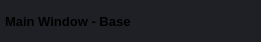
              <widget class="QFrame" name="frame_top_btns">
               <property name="maximumSize">
                <size>
                 <width>16777215</width>
                 <height>42</height>
                </size>
               </property>
               <property name="styleSheet">
                <string notr="true">background-color: rgba(27, 29, 35, 200)</string>
               </property>
               <property name="frameShape">
                <enum>QFrame::NoFrame</enum>
               </property>
               <property name="frameShadow">
                <enum>QFrame::Raised</enum>
               </property>
               <layout class="QHBoxLayout" name="horizontalLayout_4">
                <property name="spacing">
                 <number>0</number>
                </property>
                <property name="leftMargin">
                 <number>0</number>
                </property>
                <property name="topMargin">
                 <number>0</number>
                </property>
                <property name="rightMargin">
                 <number>0</number>
                </property>
                <property name="bottomMargin">
                 <number>0</number>
                </property>
                <item>
                 <widget class="QFrame" name="frame_label_top_btns">
                  <property name="sizePolicy">
                   <sizepolicy hsizetype="Expanding" vsizetype="Preferred">
                    <horstretch>0</horstretch>
                    <verstretch>0</verstretch>
                   </sizepolicy>
                  </property>
                  <property name="frameShape">
                   <enum>QFrame::NoFrame</enum>
                  </property>
                  <property name="frameShadow">
                   <enum>QFrame::Raised</enum>
                  </property>
                  <layout class="QHBoxLayout" name="horizontalLayout_10">
                   <property name="spacing">
                    <number>0</number>
                   </property>
                   <property name="leftMargin">
                    <number>5</number>
                   </property>
                   <property name="topMargin">
                    <number>0</number>
                   </property>
                   <property name="rightMargin">
                    <number>10</number>
                   </property>
                   <property name="bottomMargin">
                    <number>0</number>
                   </property>
                   <item>
                    <widget class="QFrame" name="frame_icon_top_bar">
                     <property name="maximumSize">
                      <size>
                       <width>30</width>
                       <height>30</height>
                      </size>
                     </property>
                     <property name="styleSheet">
                      <string notr="true">background: transparent;
background-image: url(:/16x16/icons/16x16/cil-terminal.png);
background-position: center;
background-repeat: no-repeat;
</string>
                     </property>
                     <property name="frameShape">
                      <enum>QFrame::StyledPanel</enum>
                     </property>
                     <property name="frameShadow">
                      <enum>QFrame::Raised</enum>
                     </property>
                    </widget>
                   </item>
                   <item>
                    <widget class="QLabel" name="label_title_bar_top">
                     <property name="font">
                      <font>
                       <family>Segoe UI</family>
                       <pointsize>10</pointsize>
                       <weight>75</weight>
                       <bold>true</bold>
                      </font>
                     </property>
                     <property name="styleSheet">
                      <string notr="true">background: transparent;
</string>
                     </property>
                     <property name="text">
                      <string>Main Window - Base</string>
                     </property>
                    </widget>
                   </item>
                  </layout>
                 </widget>
                </item>
                <item alignment="Qt::AlignRight">
                 <widget class="QFrame" name="frame_btns_right">
                  <property name="sizePolicy">
                   <sizepolicy hsizetype="Expanding" vsizetype="Preferred">
                    <horstretch>0</horstretch>
                    <verstretch>0</verstretch>
                   </sizepolicy>
                  </property>
                  <property name="maximumSize">
                   <size>
                    <width>120</width>
                    <height>16777215</height>
                   </size>
                  </property>
                  <property name="frameShape">
                   <enum>QFrame::NoFrame</enum>
                  </property>
                  <property name="frameShadow">
                   <enum>QFrame::Raised</enum>
                  </property>
                  <layout class="QHBoxLayout" name="horizontalLayout_5">
                   <property name="spacing">
                    <number>0</number>
                   </property>
                   <property name="leftMargin">
                    <number>0</number>
                   </property>
                   <property name="topMargin">
                    <number>0</number>
                   </property>
                   <property name="rightMargin">
                    <number>0</number>
                   </property>
                   <property name="bottomMargin">
                    <number>0</number>
                   </property>
                   <item>
                    <widget class="QPushButton" name="btn_minimize">
                     <property name="sizePolicy">
                      <sizepolicy hsizetype="Minimum" vsizetype="Expanding">
                       <horstretch>0</horstretch>
                       <verstretch>0</verstretch>
                      </sizepolicy>
                     </property>
                     <property name="minimumSize">
                      <size>
                       <width>40</width>
                       <height>0</height>
                      </size>
                     </property>
                     <property name="maximumSize">
                      <size>
                       <width>40</width>
                       <height>16777215</height>
                      </size>
                     </property>
                     <property name="toolTip">
                      <string>Minimize</string>
                     </property>
                     <property name="styleSheet">
                      <string notr="true">QPushButton {	
	border: none;
	background-color: transparent;
}
QPushButton:hover {
	background-color: rgb(52, 59, 72);
}
QPushButton:pressed {	
	background-color: rgb(85, 170, 255);
}</string>
                     </property>
                     <property name="text">
                      <string/>
                     </property>
                     <property name="icon">
                      <iconset>
                       <normaloff>:/16x16/icons/16x16/cil-window-minimize.png</normaloff>:/16x16/icons/16x16/cil-window-minimize.png</iconset>
                     </property>
                    </widget>
                   </item>
                   <item>
                    <widget class="QPushButton" name="btn_maximize_restore">
                     <property name="sizePolicy">
                      <sizepolicy hsizetype="Minimum" vsizetype="Expanding">
                       <horstretch>0</horstretch>
                       <verstretch>0</verstretch>
                      </sizepolicy>
                     </property>
                     <property name="minimumSize">
                      <size>
                       <width>40</width>
                       <height>0</height>
                      </size>
                     </property>
                     <property name="maximumSize">
                      <size>
                       <width>40</width>
                       <height>16777215</height>
                      </size>
                     </property>
                     <property name="toolTip">
                      <string>Maximize</string>
                     </property>
                     <property name="styleSheet">
                      <string notr="true">QPushButton {	
	border: none;
	background-color: transparent;
}
QPushButton:hover {
	background-color: rgb(52, 59, 72);
}
QPushButton:pressed {	
	background-color: rgb(85, 170, 255);
}</string>
                     </property>
                     <property name="text">
                      <string/>
                     </property>
                     <property name="icon">
                      <iconset>
                       <normaloff>:/16x16/icons/16x16/cil-window-maximize.png</normaloff>:/16x16/icons/16x16/cil-window-maximize.png</iconset>
                     </property>
                    </widget>
                   </item>
                   <item>
                    <widget class="QPushButton" name="btn_close">
                     <property name="sizePolicy">
                      <sizepolicy hsizetype="Minimum" vsizetype="Expanding">
                       <horstretch>0</horstretch>
                       <verstretch>0</verstretch>
                      </sizepolicy>
                     </property>
                     <property name="minimumSize">
                      <size>
                       <width>40</width>
                       <height>0</height>
                      </size>
                     </property>
                     <property name="maximumSize">
                      <size>
                       <width>40</width>
                       <height>16777215</height>
                      </size>
                     </property>
                     <property name="toolTip">
                      <string>Close</string>
                     </property>
                     <property name="styleSheet">
                      <string notr="true">QPushButton {	
	border: none;
	background-color: transparent;
}
QPushButton:hover {
	background-color: rgb(52, 59, 72);
}
QPushButton:pressed {	
	background-color: rgb(85, 170, 255);
}</string>
                     </property>
                     <property name="text">
                      <string/>
                     </property>
                     <property name="icon">
                      <iconset>
                       <normaloff>:/16x16/icons/16x16/cil-x.png</normaloff>:/16x16/icons/16x16/cil-x.png</iconset>
                     </property>
                    </widget>
                   </item>
                  </layout>
                 </widget>
                </item>
               </layout>
              </widget>
